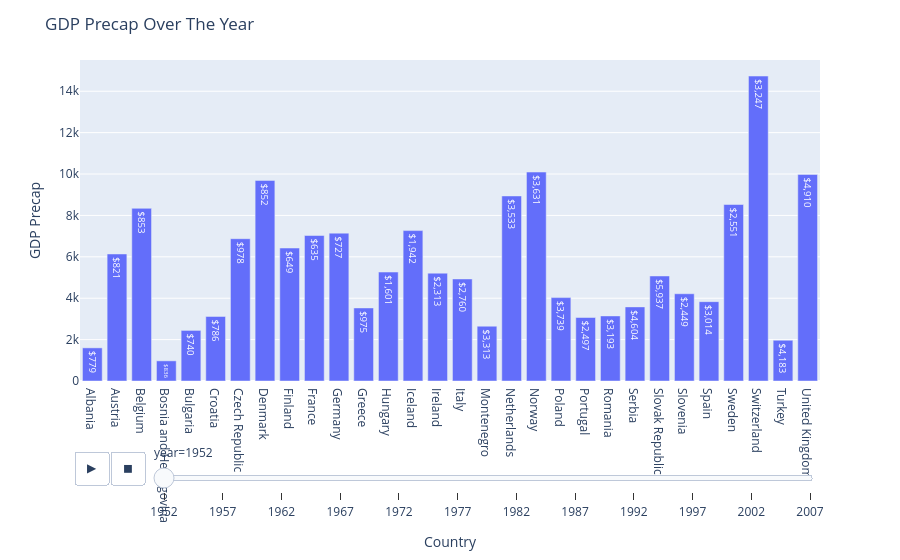

Source (notebook cell):
### Code cell
fig = px.bar(df_f, x='country', y = 'gdpPercap', animation_frame = 'year')
fig.update_layout(
    title = 'GDP Precap Over The Year',
    xaxis_title = 'Country',
    yaxis_title = 'GDP Precap',
    barmode='stack'
  )
fig.update_traces(
    text=df['gdpPercap'],
    texttemplate='$%{text:,.0f}' # Formats as currency with commas, no decimals
)

fig

### Figure 1 — Plotly figure (JSON) as saved in the notebook; plotly's stock layout.template omitted (floating-point values rounded to 4 significant figures; data arrays with more than 128 entries replaced by an {"elided": "..."} marker saying what was removed)
{"data": [{"hovertemplate": "year=1952<br>country=%{x}<br>gdpPercap=%{y}<extra></extra>", "legendgroup": "", "marker": {"color": "#636efa", "pattern": {"shape": ""}}, "name": "", "orientation": "v", "showlegend": false, "text": {"elided": "1704 float values"}, "textposition": "auto", "texttemplate": "$%{text:,.0f}", "type": "bar", "x": ["Albania", "Austria", "Belgium", "Bosnia and Herzegovina", "Bulgaria", "Croatia", "Czech Republic", "Denmark", "Finland", "France", "Germany", "Greece", "Hungary", "Iceland", "Ireland", "Italy", "Montenegro", "Netherlands", "Norway", "Poland", "Portugal", "Romania", "Serbia", "Slovak Republic", "Slovenia", "Spain", "Sweden", "Switzerland", "Turkey", "United Kingdom"], "xaxis": "x", "y": [1601.0, 6137.0, 8343.0, 973.5, 2444.0, 3119.0, 6876.0, 9692.0, 6425.0, 7030.0, 7144.0, 3531.0, 5264.0, 7268.0, 5210.0, 4931.0, 2648.0, 8942.0, 10100.0, 4029.0, 3068.0, 3145.0, 3581.0, 5075.0, 4215.0, 3834.0, 8528.0, 14730.0, 1969.0, 9980.0], "yaxis": "y"}], "layout": {"barmode": "stack", "legend": {"tracegroupgap": 0}, "margin": {"t": 60}, "sliders": [{"active": 0, "currentvalue": {"prefix": "year="}, "len": 0.9, "pad": {"b": 10, "t": 60}, "steps": [{"args": [["1952"], {"frame": {"duration": 0, "redraw": true}, "fromcurrent": true, "mode": "immediate", "transition": {"duration": 0, "easing": "linear"}}], "label": "1952", "method": "animate"}, {"args": [["1957"], {"frame": {"duration": 0, "redraw": true}, "fromcurrent": true, "mode": "immediate", "transition": {"duration": 0, "easing": "linear"}}], "label": "1957", "method": "animate"}, {"args": [["1962"], {"frame": {"duration": 0, "redraw": true}, "fromcurrent": true, "mode": "immediate", "transition": {"duration": 0, "easing": "linear"}}], "label": "1962", "method": "animate"}, {"args": [["1967"], {"frame": {"duration": 0, "redraw": true}, "fromcurrent": true, "mode": "immediate", "transition": {"duration": 0, "easing": "linear"}}], "label": "1967", "method": "animate"}, {"args": [["1972"], {"frame": {"duration": 0, "redraw": true}, "fromcurrent": true, "mode": "immediate", "transition": {"duration": 0, "easing": "linear"}}], "label": "1972", "method": "animate"}, {"args": [["1977"], {"frame": {"duration": 0, "redraw": true}, "fromcurrent": true, "mode": "immediate", "transition": {"duration": 0, "easing": "linear"}}], "label": "1977", "method": "animate"}, {"args": [["1982"], {"frame": {"duration": 0, "redraw": true}, "fromcurrent": true, "mode": "immediate", "transition": {"duration": 0, "easing": "linear"}}], "label": "1982", "method": "animate"}, {"args": [["1987"], {"frame": {"duration": 0, "redraw": true}, "fromcurrent": true, "mode": "immediate", "transition": {"duration": 0, "easing": "linear"}}], "label": "1987", "method": "animate"}, {"args": [["1992"], {"frame": {"duration": 0, "redraw": true}, "fromcurrent": true, "mode": "immediate", "transition": {"duration": 0, "easing": "linear"}}], "label": "1992", "method": "animate"}, {"args": [["1997"], {"frame": {"duration": 0, "redraw": true}, "fromcurrent": true, "mode": "immediate", "transition": {"duration": 0, "easing": "linear"}}], "label": "1997", "method": "animate"}, {"args": [["2002"], {"frame": {"duration": 0, "redraw": true}, "fromcurrent": true, "mode": "immediate", "transition": {"duration": 0, "easing": "linear"}}], "label": "2002", "method": "animate"}, {"args": [["2007"], {"frame": {"duration": 0, "redraw": true}, "fromcurrent": true, "mode": "immediate", "transition": {"duration": 0, "easing": "linear"}}], "label": "2007", "method": "animate"}], "x": 0.1, "xanchor": "left", "y": 0, "yanchor": "top"}], "title": {"text": "GDP Precap Over The Year"}, "updatemenus": [{"buttons": [{"args": [null, {"frame": {"duration": 500, "redraw": true}, "fromcurrent": true, "mode": "immediate", "transition": {"duration": 500, "easing": "linear"}}], "label": "&#9654;", "method": "animate"}, {"args": [[null], {"frame": {"duration": 0, "redraw": true}, "fromcurrent": true, "mode": "immediate", "transition": {"duration": 0, "easing": "linear"}}], "label": "&#9724;", "method": "animate"}], "direction": "left", "pad": {"r": 10, "t": 70}, "showactive": false, "type": "buttons", "x": 0.1, "xanchor": "right", "y": 0, "yanchor": "top"}], "xaxis": {"anchor": "y", "domain": [0, 1], "title": {"text": "Country"}}, "yaxis": {"anchor": "x", "domain": [0, 1], "title": {"text": "GDP Precap"}}}}
